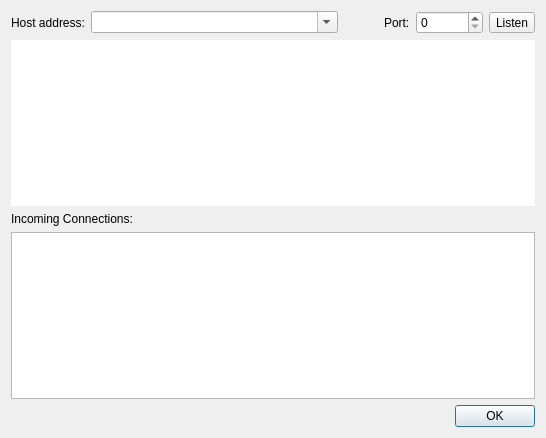
<ui version="4.0" >
 <class>Server</class>
 <widget class="QWidget" name="Server" >
  <property name="geometry" >
   <rect>
    <x>0</x>
    <y>0</y>
    <width>546</width>
    <height>438</height>
   </rect>
  </property>
  <property name="windowTitle" >
   <string>Form</string>
  </property>
  <layout class="QVBoxLayout" name="verticalLayout" >
   <item>
    <layout class="QHBoxLayout" name="horizontalLayout" >
     <item>
      <widget class="QLabel" name="label" >
       <property name="sizePolicy" >
        <sizepolicy vsizetype="Preferred" hsizetype="Fixed" >
         <horstretch>0</horstretch>
         <verstretch>0</verstretch>
        </sizepolicy>
       </property>
       <property name="text" >
        <string>Host address:</string>
       </property>
      </widget>
     </item>
     <item>
      <widget class="QComboBox" name="comboBox" >
       <property name="editable" >
        <bool>true</bool>
       </property>
      </widget>
     </item>
     <item>
      <spacer name="horizontalSpacer" >
       <property name="orientation" >
        <enum>Qt::Horizontal</enum>
       </property>
       <property name="sizeType" >
        <enum>QSizePolicy::Fixed</enum>
       </property>
       <property name="sizeHint" stdset="0" >
        <size>
         <width>40</width>
         <height>20</height>
        </size>
       </property>
      </spacer>
     </item>
     <item>
      <widget class="QLabel" name="label_2" >
       <property name="sizePolicy" >
        <sizepolicy vsizetype="Preferred" hsizetype="Fixed" >
         <horstretch>0</horstretch>
         <verstretch>0</verstretch>
        </sizepolicy>
       </property>
       <property name="text" >
        <string>Port:</string>
       </property>
      </widget>
     </item>
     <item>
      <widget class="QSpinBox" name="spinBox" >
       <property name="sizePolicy" >
        <sizepolicy vsizetype="Fixed" hsizetype="Fixed" >
         <horstretch>0</horstretch>
         <verstretch>0</verstretch>
        </sizepolicy>
       </property>
       <property name="maximum" >
        <number>999999</number>
       </property>
      </widget>
     </item>
     <item>
      <widget class="QToolButton" name="listenButton" >
       <property name="text" >
        <string>Listen</string>
       </property>
      </widget>
     </item>
    </layout>
   </item>
   <item>
    <widget class="ConnectionInfoWidget" name="textBrowser" >
     <property name="frameShape" >
      <enum>QFrame::NoFrame</enum>
     </property>
    </widget>
   </item>
   <item>
    <widget class="QLabel" name="label_3" >
     <property name="text" >
      <string>Incoming Connections:</string>
     </property>
    </widget>
   </item>
   <item>
    <widget class="QListView" name="listView" />
   </item>
   <item>
    <layout class="QHBoxLayout" name="horizontalLayout_2" >
     <item>
      <spacer name="horizontalSpacer_2" >
       <property name="orientation" >
        <enum>Qt::Horizontal</enum>
       </property>
       <property name="sizeHint" stdset="0" >
        <size>
         <width>40</width>
         <height>20</height>
        </size>
       </property>
      </spacer>
     </item>
     <item>
      <widget class="QPushButton" name="okButton" >
       <property name="text" >
        <string>OK</string>
       </property>
       <property name="autoDefault" >
        <bool>true</bool>
       </property>
       <property name="default" >
        <bool>true</bool>
       </property>
      </widget>
     </item>
    </layout>
   </item>
  </layout>
 </widget>
 <customwidgets>
  <customwidget>
   <class>ConnectionInfoWidget</class>
   <extends>QTextBrowser</extends>
   <header>connectioninfowidget.h</header>
  </customwidget>
 </customwidgets>
 <resources/>
 <connections/>
</ui>
